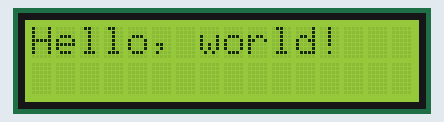
A sketch run on a simulated Arduino Uno, built with avr-gcc and run on an emulated ATmega328P. Parts: 16×2 character LCD.

Above: at 0.1 s.
At 1.1 s:
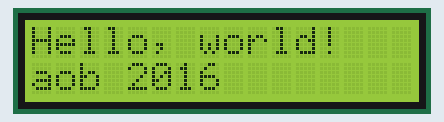

The sketch:

I2C_HelloWorld2016.ino
```cpp
#include <Wire.h>
#include <LiquidCrystal_I2C.h>

LiquidCrystal_I2C lcd(0x27, 2, 1, 0, 4, 5, 6, 7, 3, POSITIVE);  // Set the LCD I2C address

void setup(){
  Serial.begin(9600);  // Used to type in characters

  lcd.begin(16,2);   // initialize the lcd for 16 chars 2 lines, turn on backlight

  lcd.backlight(); // finish with backlight on

  lcd.setCursor(0,0); //Start at character 4 on line 0
  lcd.print("Hello, world!");
  delay(1000);
  lcd.setCursor(0,1);
  lcd.print("aob 2016");
}


void loop(){}
```
